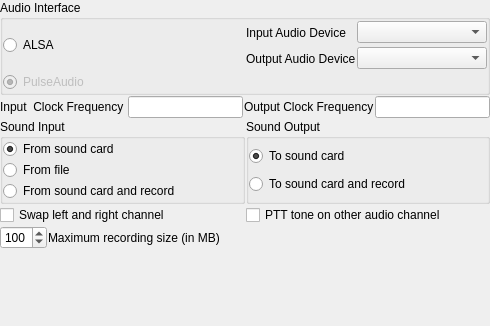
<?xml version="1.0" encoding="UTF-8"?>
<ui version="4.0">
 <class>soundConfig</class>
 <widget class="QWidget" name="soundConfig">
  <property name="geometry">
   <rect>
    <x>0</x>
    <y>0</y>
    <width>490</width>
    <height>326</height>
   </rect>
  </property>
  <property name="windowTitle">
   <string>Form</string>
  </property>
  <layout class="QVBoxLayout" name="verticalLayout_4">
   <property name="spacing">
    <number>1</number>
   </property>
   <property name="leftMargin">
    <number>0</number>
   </property>
   <property name="topMargin">
    <number>0</number>
   </property>
   <property name="rightMargin">
    <number>0</number>
   </property>
   <property name="bottomMargin">
    <number>0</number>
   </property>
   <item>
    <widget class="QGroupBox" name="groupBox_3">
     <property name="title">
      <string>Audio Interface</string>
     </property>
     <layout class="QVBoxLayout" name="verticalLayout_3">
      <property name="spacing">
       <number>1</number>
      </property>
      <property name="leftMargin">
       <number>0</number>
      </property>
      <property name="topMargin">
       <number>0</number>
      </property>
      <property name="rightMargin">
       <number>0</number>
      </property>
      <property name="bottomMargin">
       <number>0</number>
      </property>
      <item>
       <layout class="QHBoxLayout" name="horizontalLayout_4">
        <item>
         <widget class="QRadioButton" name="alsaRadioButton">
          <property name="text">
           <string>ALSA</string>
          </property>
         </widget>
        </item>
        <item>
         <layout class="QGridLayout" name="gridLayout_2">
          <property name="verticalSpacing">
           <number>1</number>
          </property>
          <item row="0" column="0">
           <widget class="QLabel" name="inputAudioDeviceLabel">
            <property name="sizePolicy">
             <sizepolicy hsizetype="Fixed" vsizetype="Fixed">
              <horstretch>0</horstretch>
              <verstretch>0</verstretch>
             </sizepolicy>
            </property>
            <property name="minimumSize">
             <size>
              <width>0</width>
              <height>25</height>
             </size>
            </property>
            <property name="text">
             <string>Input Audio Device</string>
            </property>
            <property name="wordWrap">
             <bool>false</bool>
            </property>
           </widget>
          </item>
          <item row="0" column="1">
           <widget class="QComboBox" name="inputPCMNameComboBox"/>
          </item>
          <item row="1" column="0">
           <widget class="QLabel" name="outputAudioDeviceLabel">
            <property name="sizePolicy">
             <sizepolicy hsizetype="Fixed" vsizetype="Fixed">
              <horstretch>0</horstretch>
              <verstretch>0</verstretch>
             </sizepolicy>
            </property>
            <property name="minimumSize">
             <size>
              <width>0</width>
              <height>25</height>
             </size>
            </property>
            <property name="text">
             <string>Output Audio Device</string>
            </property>
            <property name="wordWrap">
             <bool>false</bool>
            </property>
           </widget>
          </item>
          <item row="1" column="1">
           <widget class="QComboBox" name="outputPCMNameComboBox"/>
          </item>
         </layout>
        </item>
       </layout>
      </item>
      <item>
       <widget class="QRadioButton" name="pulseRadioButton">
        <property name="enabled">
         <bool>false</bool>
        </property>
        <property name="text">
         <string>PulseAudio</string>
        </property>
        <property name="checked">
         <bool>true</bool>
        </property>
       </widget>
      </item>
     </layout>
    </widget>
   </item>
   <item>
    <layout class="QHBoxLayout" name="horizontalLayout_2">
     <item>
      <widget class="QLabel" name="inputClockLabel">
       <property name="sizePolicy">
        <sizepolicy hsizetype="Preferred" vsizetype="Preferred">
         <horstretch>0</horstretch>
         <verstretch>0</verstretch>
        </sizepolicy>
       </property>
       <property name="minimumSize">
        <size>
         <width>0</width>
         <height>0</height>
        </size>
       </property>
       <property name="text">
        <string>Input  Clock Frequency </string>
       </property>
       <property name="wordWrap">
        <bool>false</bool>
       </property>
      </widget>
     </item>
     <item>
      <widget class="QLineEdit" name="inputClockLineEdit"/>
     </item>
     <item>
      <widget class="QLabel" name="outputClockLabel">
       <property name="sizePolicy">
        <sizepolicy hsizetype="Preferred" vsizetype="Preferred">
         <horstretch>0</horstretch>
         <verstretch>0</verstretch>
        </sizepolicy>
       </property>
       <property name="minimumSize">
        <size>
         <width>0</width>
         <height>0</height>
        </size>
       </property>
       <property name="text">
        <string>Output Clock Frequency</string>
       </property>
       <property name="wordWrap">
        <bool>false</bool>
       </property>
      </widget>
     </item>
     <item>
      <widget class="QLineEdit" name="outputClockLineEdit"/>
     </item>
    </layout>
   </item>
   <item>
    <layout class="QHBoxLayout" name="horizontalLayout">
     <item>
      <widget class="QGroupBox" name="groupBox">
       <property name="title">
        <string>Sound Input</string>
       </property>
       <layout class="QVBoxLayout" name="verticalLayout">
        <property name="spacing">
         <number>1</number>
        </property>
        <property name="leftMargin">
         <number>0</number>
        </property>
        <property name="topMargin">
         <number>0</number>
        </property>
        <property name="rightMargin">
         <number>0</number>
        </property>
        <property name="bottomMargin">
         <number>0</number>
        </property>
        <item>
         <widget class="QRadioButton" name="inFromCard">
          <property name="text">
           <string>From sound card</string>
          </property>
          <property name="checked">
           <bool>true</bool>
          </property>
         </widget>
        </item>
        <item>
         <widget class="QRadioButton" name="inFromFile">
          <property name="text">
           <string>From file</string>
          </property>
         </widget>
        </item>
        <item>
         <widget class="QRadioButton" name="inRecordFromCard">
          <property name="text">
           <string>From sound card and record</string>
          </property>
         </widget>
        </item>
       </layout>
      </widget>
     </item>
     <item>
      <widget class="QGroupBox" name="groupBox_2">
       <property name="title">
        <string>Sound Output</string>
       </property>
       <layout class="QVBoxLayout" name="verticalLayout_2">
        <property name="spacing">
         <number>1</number>
        </property>
        <property name="leftMargin">
         <number>0</number>
        </property>
        <property name="topMargin">
         <number>0</number>
        </property>
        <property name="rightMargin">
         <number>0</number>
        </property>
        <property name="bottomMargin">
         <number>0</number>
        </property>
        <item>
         <widget class="QRadioButton" name="outToCard">
          <property name="text">
           <string>To sound card</string>
          </property>
          <property name="checked">
           <bool>true</bool>
          </property>
         </widget>
        </item>
        <item>
         <widget class="QRadioButton" name="outRecord">
          <property name="text">
           <string>To sound card and record</string>
          </property>
         </widget>
        </item>
       </layout>
      </widget>
     </item>
    </layout>
   </item>
   <item>
    <layout class="QHBoxLayout" name="horizontalLayout_5">
     <item>
      <widget class="QCheckBox" name="swapChannelCheckBox">
       <property name="text">
        <string>Swap left and right channel</string>
       </property>
      </widget>
     </item>
     <item>
      <widget class="QCheckBox" name="pttToneCheckBox">
       <property name="text">
        <string>PTT tone on other audio channel</string>
       </property>
      </widget>
     </item>
    </layout>
   </item>
   <item>
    <layout class="QHBoxLayout" name="_5">
     <item>
      <widget class="QSpinBox" name="mbSpinBox">
       <property name="minimum">
        <number>1</number>
       </property>
       <property name="maximum">
        <number>999</number>
       </property>
       <property name="singleStep">
        <number>5</number>
       </property>
       <property name="value">
        <number>100</number>
       </property>
      </widget>
     </item>
     <item>
      <widget class="QLabel" name="textLabel1">
       <property name="text">
        <string>Maximum recording size (in MB)</string>
       </property>
       <property name="wordWrap">
        <bool>false</bool>
       </property>
      </widget>
     </item>
     <item>
      <spacer name="hspacer">
       <property name="orientation">
        <enum>Qt::Horizontal</enum>
       </property>
       <property name="sizeType">
        <enum>QSizePolicy::Expanding</enum>
       </property>
       <property name="sizeHint" stdset="0">
        <size>
         <width>51</width>
         <height>20</height>
        </size>
       </property>
      </spacer>
     </item>
    </layout>
   </item>
   <item>
    <spacer name="verticalSpacer">
     <property name="orientation">
      <enum>Qt::Vertical</enum>
     </property>
     <property name="sizeHint" stdset="0">
      <size>
       <width>20</width>
       <height>25</height>
      </size>
     </property>
    </spacer>
   </item>
  </layout>
 </widget>
 <resources/>
 <connections/>
</ui>
